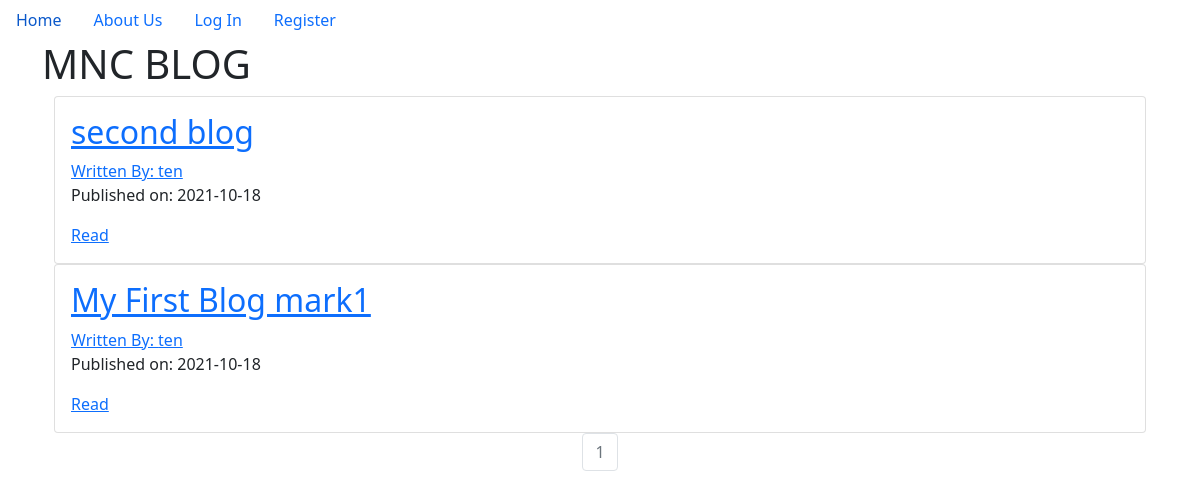
The page / on the database its author committed.
### mnc_blog/models.py (models this page shows, shortened)
class BlogPost(db.Model,UserMixin):
    users=db.relationship(User)
    id=db.Column(db.Integer,primary_key=True)
    user_id=db.Column(db.Integer,db.ForeignKey('users.id'),nullable=False)
    date=db.Column(db.DateTime,nullable=False,default=datetime.utcnow)
    title=db.Column(db.String(140),nullable=False)
    text=db.Column(db.Text,nullable=False)

class User(db.Model,UserMixin):
    __tablename__='users'
    id=db.Column(db.Integer,primary_key=True)
    profile_image=db.Column(db.String(64),nullable=False,default='default_image.jpg')
    email=db.Column(db.String(64),nullable=False,unique=True,index=True)
    username=db.Column(db.String(64),nullable=False,unique=True,index=True)
    password_hash=db.Column(db.String(128))
    posts=db.relationship('BlogPost',backref='author',lazy=True)

### mnc_blog/core/views.py (the view)
@core.route('/')
def index():
    page=request.args.get('page',1,type=int)
    blog_posts=BlogPost.query.order_by(BlogPost.date.desc()).paginate(page=page,per_page=5)
    return render_template('index.html',blog_posts=blog_posts)

### mnc_blog/templates/index.html
{% extends "base.html" %}
{% block content %}
<div class="jumbotron">
    <h1>MNC BLOG</h1>
</div>
<div class="container">
    {% for post in blog_posts.items %}
    <div class="card">
        <div class="card-body">
            <h2><a href="{{url_for('blog_posts.read',blog_post_id=post.id)}}">{{post.title}}</a></h2>
            <a href="{{url_for('users.user_posts',username=post.author.username)}}">Written By: {{post.author.username}}</a>
            <p>Published on: {{post.date.strftime('%Y-%m-%d')}}</p>
            <a href="{{url_for('blog_posts.read',blog_post_id=post.id)}}">Read</a>
        </div>
    </div>
    {% endfor %}
</div>
<nav aria-label='Page Navigation example'>
    <ul class="pagination justify-content-center">
      {% for page_num in blog_posts.iter_pages(left_edge=1,right_edge=1,left_current=1,right_current=2)  %}
        {% if blog_posts.page == page_num %}
        <li class='page-item disabled'>
          <a class="page-link" href="{{url_for('core.index',page=page_num)}}">{{ page_num}}</a>
        </li>
        {% else %}
        <li class='page-item'>
          <a class="page-link" href="{{url_for('core.index',page=page_num)}}">{{ page_num}}</a>
        </li>
        {% endif %}
      {% endfor %}
    </ul>
  </nav>
{% endblock %}

### rows shown on the page
BlogPost: title "second blog", author.username "ten", date "2021-10-18"
BlogPost: title "My First Blog mark1", author.username "ten", date "2021-10-18"

### other values the page prints
{{ page_num }} "1"
